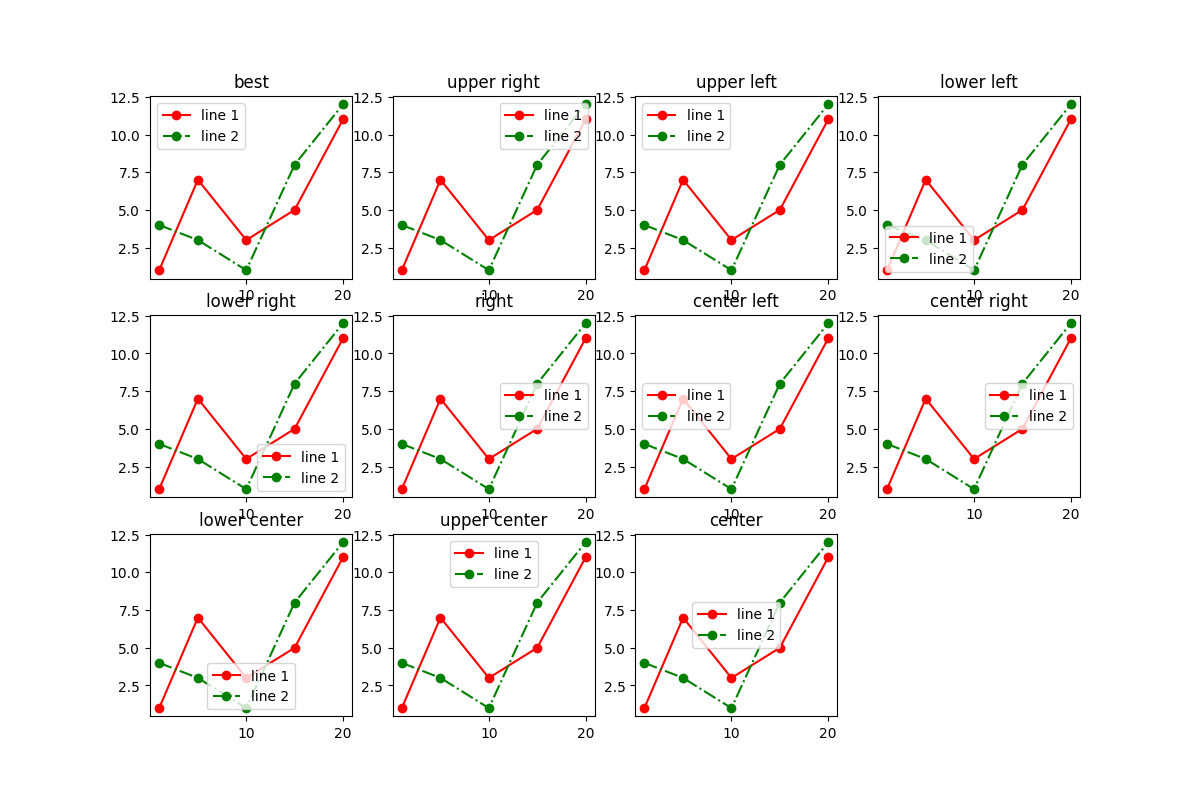

Python code for this plot:
import matplotlib.pyplot as plt
x = [1, 5, 10, 15, 20]
y1 = [1, 7, 3, 5, 11]
y2 = [4, 3, 1, 8, 12]
plt.plot(x, y1, 'o-r', label='line 1')
plt.plot(x, y2, 'o-.g', label='line 1')
plt.legend()
locs = ['best', 'upper right', 'upper left', 'lower left',
 'lower right', 'right', 'center left', 'center right',
 'lower center', 'upper center', 'center']
plt.figure(figsize=(12, 12))
for i in range(3):
    for j in range(4):
        if i*4+j < 11:
           plt.subplot(3, 4, i*4+j+1)
           plt.title(locs[i*4+j])
           plt.plot(x, y1, 'o-r', label='line 1')
           plt.plot(x, y2, 'o-.g', label='line 2')
           plt.legend(loc=locs[i*4+j])
        else:
            break
plt.show()
